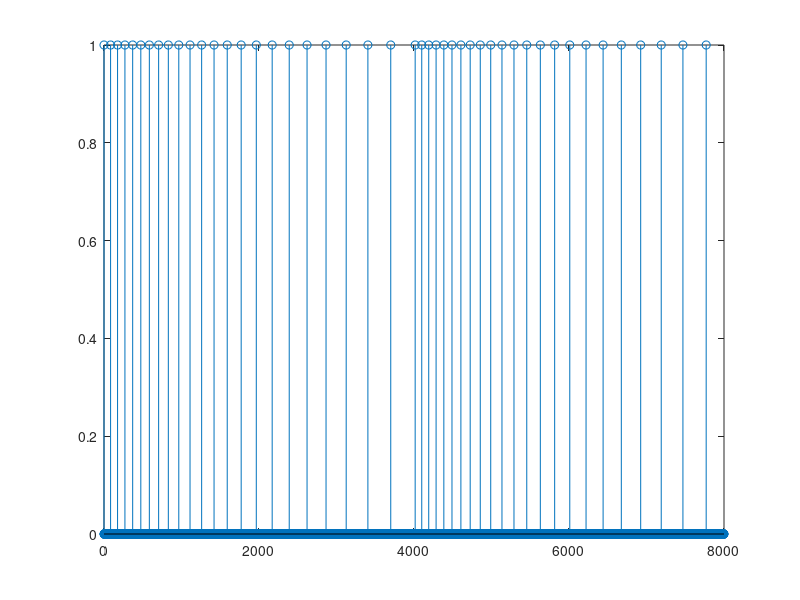

Write the MATLAB code that produced this figure.
x = zeros(8000,1);
cursor = 1;
m = 1;          % index of slice
while m <= 100
    x(cursor) = 1;
    cursor = cursor + 80 + 5*mod(m,50);     % next cursor
    m = ceil(cursor/80);                    % locate next cursor
end
figure;
stem(0:8000-1,x);